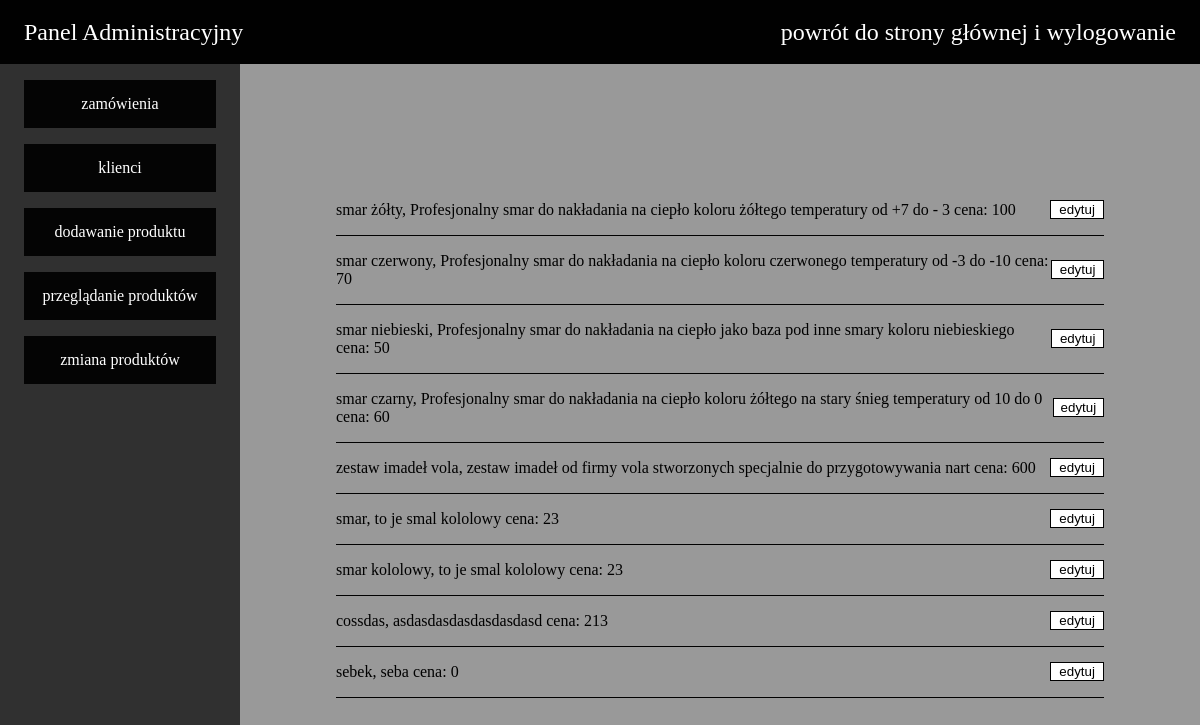
Screenshot of /admin/produkty.php (signed in) with the database file from the repository.
### tables this page shows
CREATE TABLE `produkty` (
  `ID` int(11) NOT NULL,
  `nazwa` varchar(20) DEFAULT NULL,
  `opis` varchar(100) DEFAULT NULL,
  `cena` int(11) DEFAULT NULL,
  `zdj` varchar(40) DEFAULT NULL
);

### admin/produkty.php (the view, shortened to what this page needs)
<!DOCTYPE html>
<html lang="en">
<head>
<link rel="stylesheet" href="../css/all.min.css">
<link rel="stylesheet" type="text/css" href="main.css" />
</head>
<body>
<header>
<div class="cos">
<div class="title">
Panel Administracyjny
</div>
<div class="title"><a href="../logout.php">powrót do strony głównej i wylogowanie</a></div>
</div></header>
<div class="container">
<div class="box">
<nav>
<ul>
    <a href="admin.php"><li><p>zamówienia</p></li></a>
    <a href="klienci.php"><li><p>klienci</p></li></a>
    <a href="dodawanie.php"><li><p>dodawanie produktu</p></li></a>
    <a href="produkty.php"><li><p>przeglądanie produktów</p></li></a>
    <a href="zmiana.php"><li><p>zmiana produktów</p></li></a>
    </ul>
</nav>
<div class="right">
    <ul>
    <?php
        require_once "../connect.php";
        $connect = @new mysqli($host, $db_user, $db_passwd, $db_name);
        if ($connect->connect_errno!=0){
            echo "error: ".$connect->connect_errno;
        }
        else{
            $result = @$connect->query("SELECT * from produkty");
            while($row = $result->fetch_assoc()){
                echo '<li>';
                echo "<p>".$row['nazwa'].", ". $row['opis']. " cena: ". $row['cena']. "</p>";
                echo '<button class="button">edytuj</button>';
                echo '</li>';
            }
        }
    ?>
    </ul>
</div></div>
</div>
</body>
</html>

### admin/main.css (style rules this page uses)
html { margin: 0; padding:0; color: #000; background-color: #999; }
a { text-decoration: none; color: #fff; }
header { position: fixed; top: 0; left: 0; height: 8vh; width: 100%; background-color: #010101; color: #fff; }
.cos { width: 100%; display: flex; justify-content: space-between; align-items: center; height: 8vh; }
.title { font-size: 1.5em; display: flex; margin-left: 2vw; margin-right: 2vw; }
.container { position: fixed; top: 8vh; left: 0; }
.box { margin: 0; padding: 0; width: 100%; height: 92vh; display: flex; justify-content: space-between; }
nav { display: flex; width: 20vw; height: 100%; background-color: rgba(0, 0, 0, 0.685); justify-content: center; }
nav ul { list-style: none; text-align: center; margin: 0; padding: 0; width: 100%; }
nav ul li { margin-top: 2vh; height: 6vh; width: 80%; margin-left: 10%; margin-bottom: 2vh; background-color: rgba(0, 0, 0, 0.918); display: flex; justify-content: center; align-items: center; }
.right { padding-top: 2%; padding-bottom: 2%; display: flex; width: 80vw; height: 96%; justify-content: center; align-items: center; }
.right ul { list-style: none; margin: 0; padding: 0; width: 100%; }
.right ul li { height: 7%; width: 80%; margin-left: 10%; display: flex; justify-content: space-between; align-items: center; border-bottom: solid #010101 1px; }
.right .button { text-decoration: none; background-color: #fff; height: 50%; width: 7%; border: solid #010101 1px; }

### rows the page displays
produkty: nazwa "smar żółty", opis "Profesjonalny smar do nakładania na ciepło koloru żółtego temperatury od +7 do - 3", cena "100"
produkty: nazwa "smar czerwony", opis "Profesjonalny smar do nakładania na ciepło koloru czerwonego temperatury od -3 do -10", cena "70"
produkty: nazwa "smar niebieski", opis "Profesjonalny smar do nakładania na ciepło jako baza pod inne smary koloru niebieskiego", cena "50"
produkty: nazwa "smar czarny", opis "Profesjonalny smar do nakładania na ciepło koloru żółtego na stary śnieg temperatury od 10 do 0", cena "60"
produkty: nazwa "zestaw imadeł vola", opis "zestaw imadeł od firmy vola stworzonych specjalnie do przygotowywania nart", cena "600"
produkty: nazwa "smar", opis "to je smal kololowy", cena "23"
produkty: nazwa "smar kololowy", opis "to je smal kololowy", cena "23"
produkty: nazwa "cossdas", opis "asdasdasdasdasdasdasd", cena "213"
produkty: nazwa "sebek", opis "seba", cena "0"
